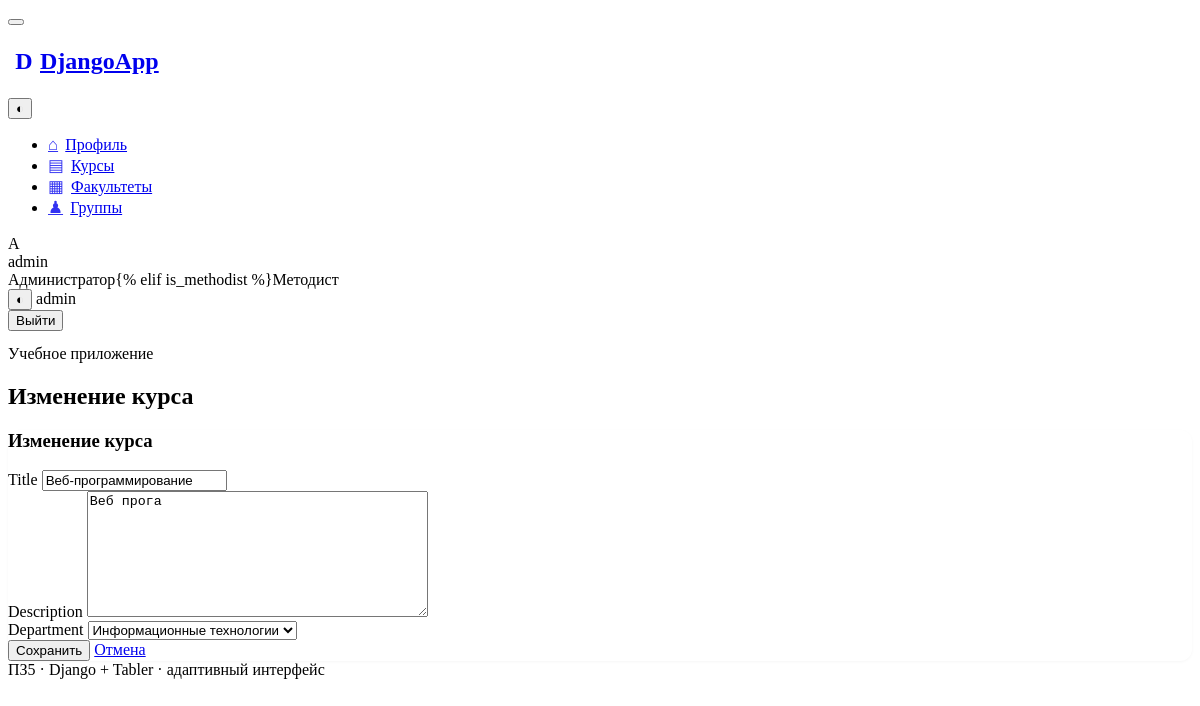
Page /courses/1/edit/ (signed in) on the committed database.
### accounts/models.py (models this page shows, shortened)
class Course(models.Model):
    title = models.CharField(max_length=200)
    description = models.TextField(
        blank=True,
    )
    department = models.ForeignKey(Department, on_delete=models.CASCADE)
    department = models.ForeignKey(
        Department,
        on_delete=models.CASCADE,
        related_name='courses'
    )

### accounts/views.py (the view)
# urls.py: path('courses/<int:pk>/edit/', views.course_update, name='course_update'),
@login_required
@user_passes_test(is_methodist)
def course_update(request, pk):
    course = get_object_or_404(Course, pk=pk)
    if request.method == 'POST':
        form = CourseForm(request.POST, instance=course)
        if form.is_valid():
            form.save()
            return redirect('course_list')
    else:
        form = CourseForm(instance=course)
    return render(request, 'object_form.html', {
        'form': form,
        'title': 'Изменение курса',
    })

### accounts/forms.py
class CourseForm(forms.ModelForm):
    class Meta:
        model = Course
        fields = [
            'title',
            'description',
            'department',
        ]
        widgets = {
            'title': forms.TextInput(
                attrs={
                    'class': 'form-control'
                }
            ),
                'description': forms.Textarea(
            attrs={
                'class': 'form-control',
                'rows': 4,
            }
        ),
        'department': forms.Select(
            attrs={
                'class': 'form-select'
            }
        ),
        }

### accounts/models.py (called while the page is built)
    def __str__(self):
        return self.name

### accounts/views.py (called while the page is built)
def is_methodist(user):
    return user.is_superuser or user.groups.filter(
        name='Методист'
    ).exists()

### templates/object_form.html (shortened to what this page needs)
{% extends 'base.html' %}
{% block title_text %}{{ title }}{% endblock %}
{% block content %}
<div class="row justify-content-center">
    <div class="col-12 col-lg-8">
        <div class="card">
            <div class="card-header">
                <h3 class="card-title">{{ title }}</h3>
            </div>
            <div class="card-body">
                <form method="post">
                    {% for field in form %}
                    <div class="mb-3">
                        <label class="form-label" for="{{ field.id_for_label }}">{{ field.label }}</label>
                        {{ field }}
                    </div>
                    {% endfor %}
                    <div class="d-flex flex-column flex-sm-row gap-2 mt-4">
                        <button class="btn btn-primary" type="submit">Сохранить</button>
                        <a class="btn" href="javascript:history.back()">Отмена</a>
                    </div>
                </form>
            </div>
        </div>
    </div>
</div>
{% endblock %}

### templates/base.html (shortened to what this page needs)
{% load static %}
<!doctype html>
<html lang="ru">
<head>
    <link rel="stylesheet" href="https://cdn.jsdelivr.net/npm/@tabler/core@1.6.1/dist/css/tabler.min.css">
    <link rel="stylesheet" href="{% static 'css/style.css' %}">
</head>
<body>
<div class="page">
    <aside class="navbar navbar-vertical navbar-expand-lg" data-bs-theme="dark">
        <div class="container-fluid">
            <button class="navbar-toggler" type="button" data-bs-toggle="collapse" data-bs-target="#sidebar-menu"
                    aria-controls="sidebar-menu" aria-expanded="false" aria-label="Открыть меню">
            </button>
            <h1 class="navbar-brand navbar-brand-autodark">
                <a href="{% url 'profile' %}" class="text-decoration-none text-white d-flex align-items-center gap-2">
                    <span class="brand-mark">D</span><span>DjangoApp</span>
                </a>
            </h1>
            {% if user.is_authenticated %}
            <div class="navbar-nav flex-row d-lg-none">
                <button class="btn btn-ghost-light btn-icon" type="button" data-theme-toggle title="Сменить тему">◐
                </button>
            </div>
            {% endif %}
            <div class="collapse navbar-collapse" id="sidebar-menu">
                <ul class="navbar-nav pt-lg-3">
                    <li class="nav-item"><a
                            class="nav-link {% if request.resolver_match.url_name == 'profile' %}active{% endif %}"
                            href="{% url 'profile' %}"><span class="nav-link-icon">⌂</span><span class="nav-link-title">Профиль</span></a>
                    </li>
                    <li class="nav-item"><a
                            class="nav-link {% if 'course' in request.resolver_match.url_name %}active{% endif %}"
                            href="{% url 'course_list' %}"><span class="nav-link-icon">▤</span><span
                            class="nav-link-title">Курсы</span></a></li>
                    <li class="nav-item"><a
                            class="nav-link {% if 'department' in request.resolver_match.url_name %}active{% endif %}"
                            href="{% url 'department_list' %}"><span class="nav-link-icon">▦</span><span
                            class="nav-link-title">Факультеты</span></a></li>
                    <li class="nav-item"><a
                            class="nav-link {% if 'group' in request.resolver_match.url_name %}active{% endif %}"
                            href="{% url 'group_list' %}"><span class="nav-link-icon">♟</span><span
                            class="nav-link-title">Группы</span></a></li>
                </ul>
                {% if user.is_authenticated %}
                <div class="sidebar-user mt-auto py-3">
                    <div class="d-flex align-items-center gap-2 px-2">
                        <span class="avatar avatar-sm bg-primary-lt">{{ user.username|first|upper }}</span>
                        <div class="flex-fill text-truncate">
                            <div class="fw-semibold text-white text-truncate">{{ user.username }}</div>
                            <div class="small text-secondary">{% if user.is_superuser %}Администратор{% elif
                                is_methodist %}Методист{% else %}Пользователь{% endif %}
                            </div>
                        </div>
                    </div>
                </div>
                {% endif %}
            </div>
        </div>
    </aside>
    <div class="page-wrapper">
        <header class="navbar navbar-expand-md d-none d-lg-flex d-print-none topbar">
            <div class="container-xl justify-content-end gap-2">
                <button class="btn btn-ghost-secondary btn-icon" type="button" data-theme-toggle
                        title="Сменить светлую/тёмную тему">◐
                </button>
                {% if user.is_authenticated %}
                <span class="text-secondary me-2">{{ user.username }}</span>
                <form method="post" action="/accounts/logout/">{% csrf_token %}
                    <button class="btn btn-outline-secondary btn-sm" type="submit">Выйти</button>
                </form>
                {% endif %}
            </div>
        </header>
        <div class="page-header d-print-none">
            <div class="container-xl">
                <div class="row g-2 align-items-center">
                    <div class="col">
                        <div class="page-pretitle">Учебное приложение</div>
                        <h2 class="page-title">{% block page_title %}{% block title_text %}Панель управления{% endblock %}{% endblock %}</h2></div>
                </div>
            </div>
        </div>
        <div class="page-body">
            <div class="container-xl">{% block content %}{% endblock %}</div>
        </div>
        <footer class="footer footer-transparent d-print-none">
            <div class="container-xl">
                <div class="text-center text-secondary">ПЗ5 · Django + Tabler · адаптивный интерфейс</div>
            </div>
        </footer>
    </div>
</div>
</body>
</html>

### static/css/style.css (style rules this page uses)
:root { --app-radius:12px }
body { min-height:100vh }
.brand-mark { display:inline-grid;place-items:center;width:32px;height:32px;border-radius:9px;background:var(--tblr-primary);font-weight:800 }
.topbar { min-height:56px;border-bottom:1px solid var(--tblr-border-color) }
.navbar-vertical .nav-link-icon { width:1.5rem;margin-right:.45rem;text-align:center;opacity:.8;font-size:1.05rem }
.navbar-vertical .nav-link.active { background:rgba(255,255,255,.08);border-radius:8px }
.sidebar-user { border-top:1px solid rgba(255,255,255,.1) }
.card { border-radius:var(--app-radius);box-shadow:0 1px 3px rgba(0,0,0,.04) }
textarea.form-control { min-height:120px }

### rows in the picture
Course: form "Веб-программирование" "Веб прога" "Информационные технологии"

### other values in the picture
{{ user.username|first|upper }} "A"
{{ user.username }} "admin"
{{ title }} "Изменение курса"
{{ field.label }} "Title" "Description" "Department"
